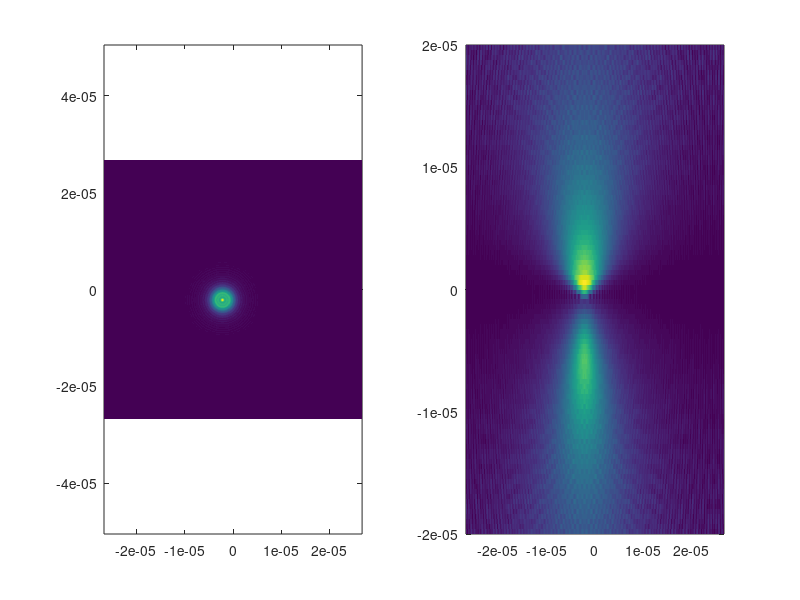

Source code (MATLAB):
function aol_psfs()

waves_x1 = [0, 4, 0, 0, 0];
waves_y1 = [0, 4, 0, 0, 0];    
waves_x2 = [0, -4.8, 0, 0, 0];
waves_y2 = [0, -4.8, 0, 0, 0];    
time = 1e-6;

adjustment1 = 3e2;
adjustment2 = 1e0;
number_of_samples = 2.^10 - 1; % computational speed vs accuracy
k = 2*pi/920e-9;
z_list = linspace(-20,20,99)*1e-6;
z_plane_no = round(size(z_list,2)/2); % which z plane is plotted for the xy psf 

waves = struct('x1', waves_x1, 'y1', waves_y1, 'x2', waves_x2, 'y2', waves_y2, 'focus', 0, 'spherical', 0);
do_plot = struct('input', 0, 'focal_plane', 0, 'angular_spec', 0);

calculate_and_plot(waves, time, number_of_samples, k, adjustment1, adjustment2, z_list, z_plane_no, do_plot);
end

function calculate_and_plot(waves, time, number_of_samples, k, adjustment1, adjustment2, z_list, z_plane_no, do_plot)
    [sampled_wave_2d, space_width] = get_sampled_wavefunction(waves, time, adjustment1, number_of_samples, k, do_plot.input, do_plot.angular_spec);       
    [x, y, focal_plane_wave_2d, space_width] = get_focal_plane_wavefunction(sampled_wave_2d, adjustment2, space_width, number_of_samples, k, do_plot.focal_plane);
    propagated_wave_2d = propagate_wave(focal_plane_wave_2d, z_list, space_width, k, number_of_samples, do_plot.angular_spec);
    xy_xz_plot_psf(propagated_wave_2d, x, y, z_list, z_plane_no);
end

function plot_wavefunction_2d(wave_function_2d, x, y, labels)
    figure()
    subplot(1,2,1)
    hh = pcolor(x,y,abs(wave_function_2d));
    xlabel(labels{1})
    ylabel(labels{2})
    set(hh,'EdgeColor','none')
    %axis equal
    subplot(1,2,2)
    hh = pcolor(x,y,angle(wave_function_2d));
    xlabel(labels{1})
    ylabel(labels{2})
    set(hh,'EdgeColor','none')
    %axis equal
end

function [sampled_wave, space_width] = get_sampled_wavefunction(waves, t, adjustment1, number_of_samples, k, plot_input, plot_angular_spectrum)     
    space_width = pi * number_of_samples / k * adjustment1;
    samples = linspace(-1/2, 1/2, number_of_samples) * space_width;
    [x, y] = meshgrid(samples);
    
    % take aperture to be 12mm because of scaling by relay
    scale_factors = 2*pi ./ (6e-3).^(1:5) / k;
    phase_x1 = k * (waves.x1 .* scale_factors);
    phase_y1 = k * (waves.y1 .* scale_factors);
    phase_x2 = k * (waves.x2 .* scale_factors);
    phase_y2 = k * (waves.y2 .* scale_factors);   
 
    V = 613;
    labels = {'x', 'y'};
    sampled_wave = exp(-(x.^2 + y.^2)/2/(6e-3).^2)... 
     .* exp(1i * (phase_x1(1) .* (x-V*t) + phase_x1(2) .* (x-V*t).^2 + phase_x1(3) .* (x-V*t).^3 + phase_x1(4) .* (x-V*t).^4));
    if plot_input
        plot_wavefunction_2d(sampled_wave, x, y, labels)
    end
    sampled_wave = propagate_wave(sampled_wave, 0.05, space_width, k, number_of_samples, plot_angular_spectrum)...
     .* exp(1i * (phase_y1(1) .* (y-V*t) + phase_y1(2) .* (y-V*t).^2 + phase_y1(3) .* (y-V*t).^3 + phase_y1(4) .* (y-V*t).^4)); 
    if plot_input
        plot_wavefunction_2d(sampled_wave, x, y, labels)
    end
    sampled_wave = propagate_wave(sampled_wave, 0.05, space_width, k, number_of_samples, plot_angular_spectrum)...
     .* exp(1i * (phase_x2(1) .* (-x-V*t) + phase_x2(2) .* (-x-V*t).^2 + phase_x2(3) .* (-x-V*t).^3 + phase_x2(4) .* (-x-V*t).^4));
    if plot_input
        plot_wavefunction_2d(sampled_wave, x, y, labels)
    end
    sampled_wave = propagate_wave(sampled_wave, 0.05, space_width, k, number_of_samples, plot_angular_spectrum)...
     .* exp(1i * (phase_y2(1) .* (-y-V*t) + phase_y2(2) .* (-y-V*t).^2 + phase_y2(3) .* (-y-V*t).^3 + phase_y2(4) .* (-y-V*t).^4))...
     .* exp(1i * (x.^2 + y.^2) * waves.focus * 2*pi ./ (6e-3).^2 ./ 2)...  
     .* exp(1i * (x.^2 + y.^2).^2 * waves.spherical * 2*pi ./ (6e-3).^4 ./ 4); 
    if plot_input
        plot_wavefunction_2d(sampled_wave, x, y, labels)
    end
end

function propagated_wave = propagate_wave(wave_2d, distance, space_width, k, number_of_samples, plot_angular_spectrum)
    count = [0:floor((number_of_samples - 1)/2) floor(-(number_of_samples - 1)/2):-1];
    [k_x, k_y] = meshgrid(count * 2 * pi / space_width);
    ft_wave_2d = fft2(ifftshift(wave_2d)); % recentre wave with fftshift
       
    %display(max(k_x(:))/k);
    %display((k_y(2)-k_y(1))/k)
    k_z = sqrt(k.^2 - k_x.^2 - k_y.^2);
    mask = ~(abs(imag(k_z)) > 0);
    
    if numel(distance) == 1
        propagated_wave = fftshift(ifft2((ft_wave_2d .* exp(1i * mask .* k_z .* distance) .* mask))); % shift back 
    else
        propagated_wave = zeros([size(k_z), numel(distance)]);
        for n = 1:numel(distance)
            propagated_wave(:,:,n) = fftshift(ifft2((ft_wave_2d .* exp(1i * mask .* k_z .* distance(n)) .* mask))); % shift back 
        end
    end
    
    if plot_angular_spectrum
        plot_wavefunction_2d(fftshift(ft_wave_2d), fftshift(k_x), fftshift(k_y), {'kx', 'ky'})
    end
end

function [u, v, focal_plane_wave_2d, space_width] = get_focal_plane_wavefunction(sampled_wave_2d, adjustment2, space_width, number_of_samples, k, plot_focal_plane)
    focal_plane_wave_2d = fftshift(fft2(ifftshift(sampled_wave_2d))); % transform to focal plane
    integer_list = floor(-number_of_samples/2+0.5):floor(number_of_samples/2-0.5);
    [u, v] = meshgrid(integer_list * 2 * pi / space_width / k * 8e-3); % new positions in the focal plane   
    space_width = (max(u(:)) - min(u(:))) * adjustment2;
    if plot_focal_plane
        plot_wavefunction_2d(focal_plane_wave_2d, u, v, {'x_focus', 'y_focus'})
    end
end

function xy_xz_plot_psf(propagated_wave_2d, x, y, z_list,z_plane_no)
    figure(); 
    subplot(1,2,1)
    h = pcolor(x, y, abs(propagated_wave_2d(:,:,z_plane_no)));
    set(h,'EdgeColor','none')
    axis equal

    subplot(1,2,2)
    [zz, xx] = meshgrid(z_list, x(500,:));
    h = pcolor(xx, zz, abs(squeeze(propagated_wave_2d(:,round(size(x,2)/2),:))));
    set(h,'EdgeColor','none')
%    axis equal
end
